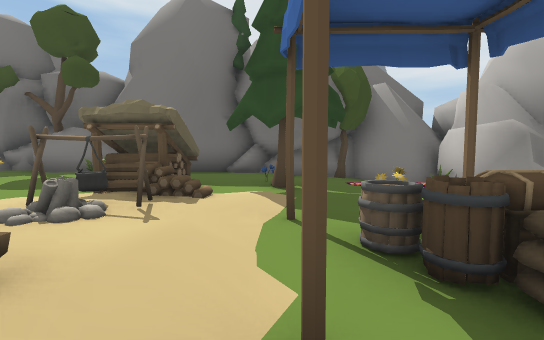
[1] (above)

20 first-person views from a walk through a Unity game level. The camera is 1.5 m above the floor, tilts 4° down and sees 90° across. The floor is counted in squares, 2 m on a side. Each view is taken from the middle of a square. On the plan, view 1 faces up. The plan holds only what a view shows up to about 10 squares ahead; the rest is blank. The place goes on beyond the plan. The player character is not drawn. Some animated figures are not drawn. Some surface patterns are stand-ins.

[2]
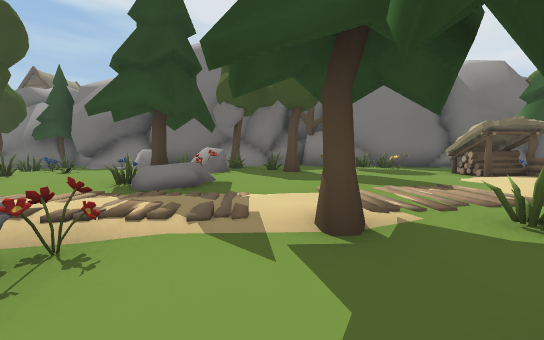

[3]
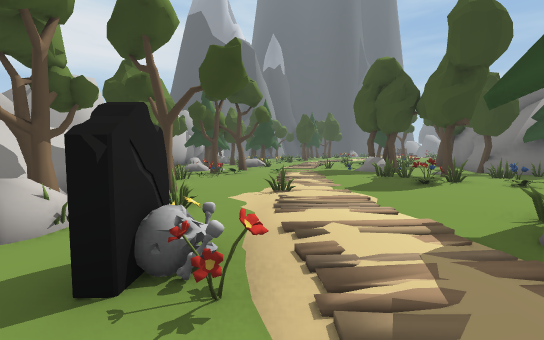

[4]
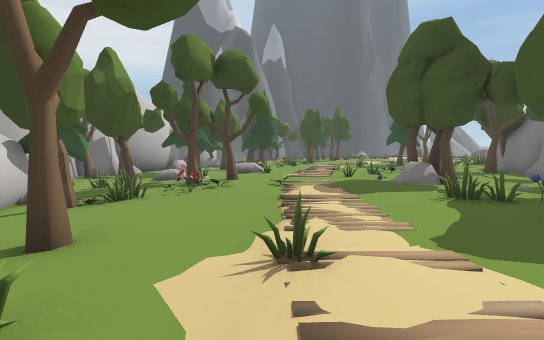

[5]
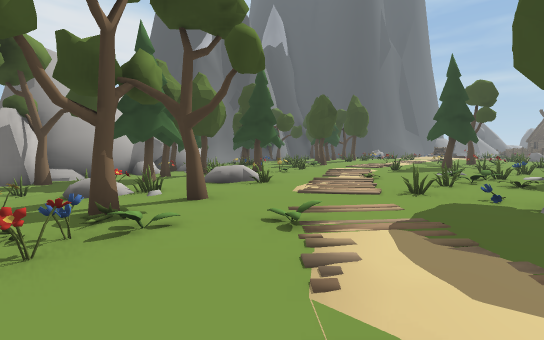

[6]
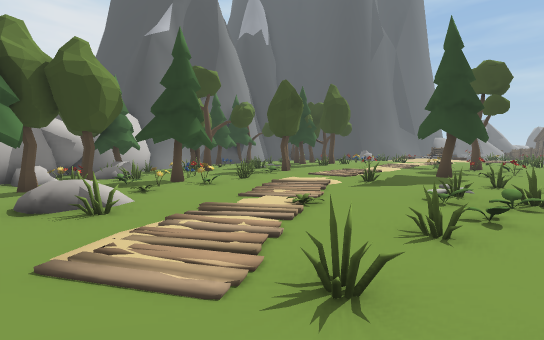

[7]
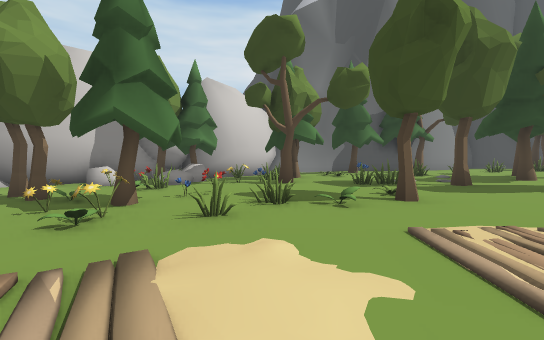

[8]
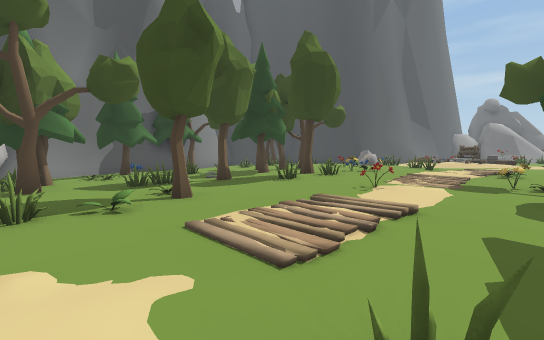

[9]
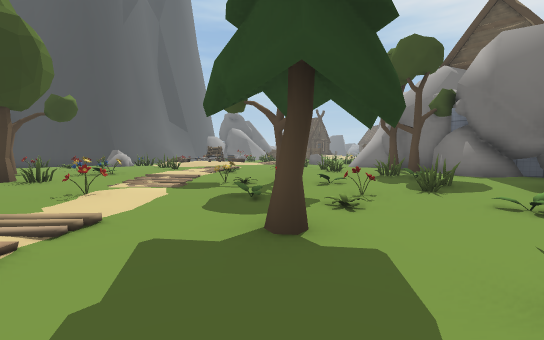

[10]
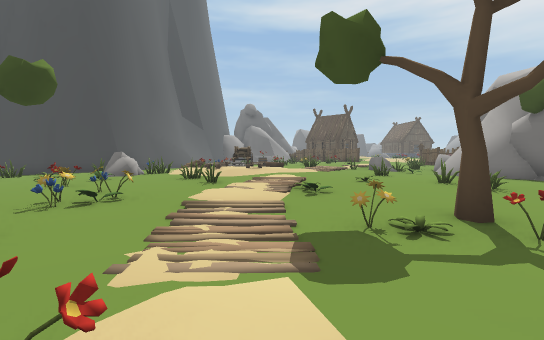

[11]
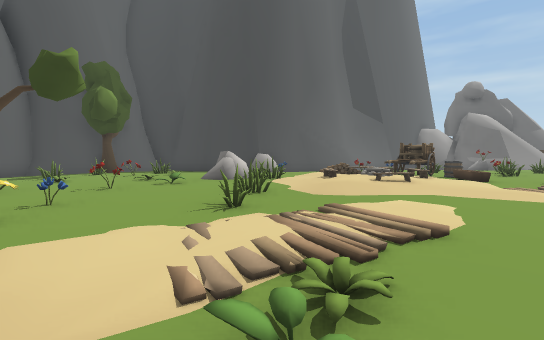

[12]
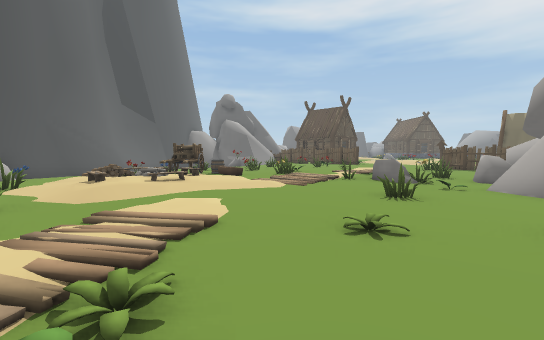

[13]
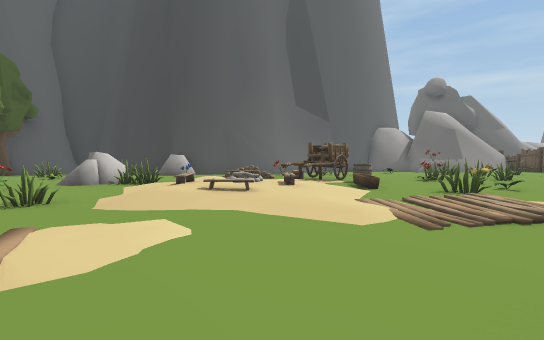

[14]
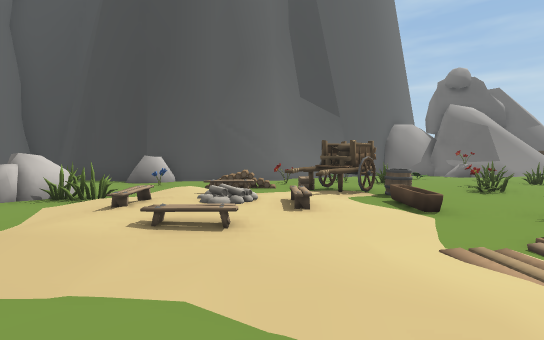

[15]
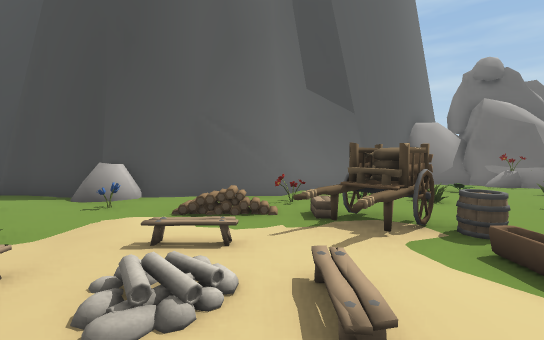

[16]
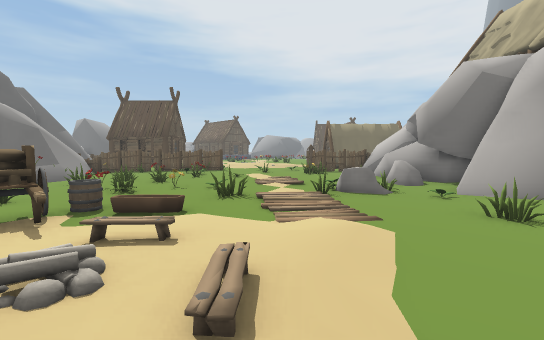

[17]
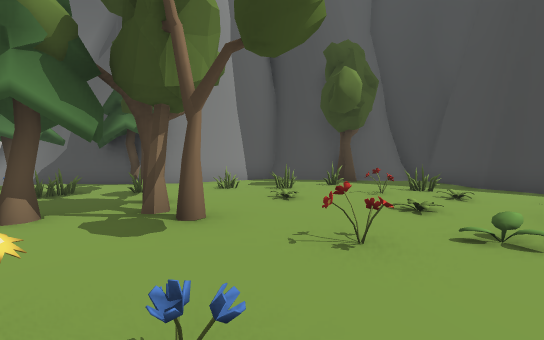

[18]
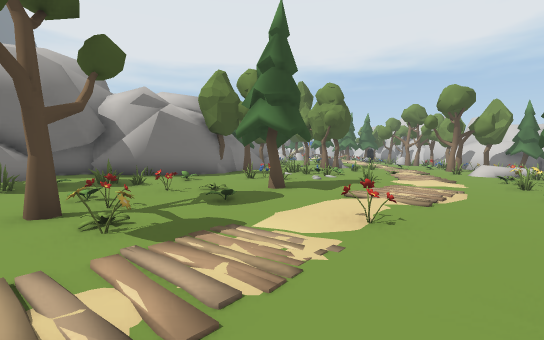

[19]
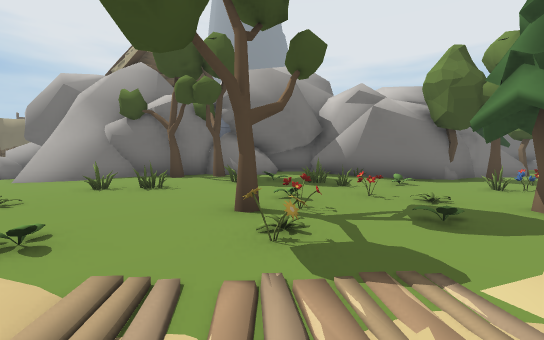

[20]
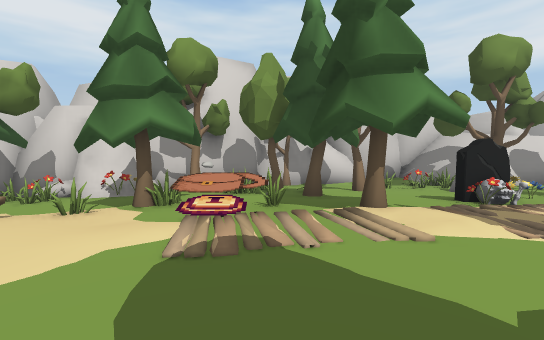

### Floor plan
Key: @ floor where view 1 was taken; # wall or solid block; . main floor; : floor 0.25 m higher than the main floor; - floor 0.25 m lower than the main floor; _ floor 0.5 m lower than the main floor; < floor 0.75 m lower than the main floor; / step, stairs or slope; = window, fence, low wall or low ledge; O other object.
Columns run from 42 left of view 1 to 5 right of it. Each row starts with its distance up from view 1.
 21    ..O.O....##
 20 OO-O....//...#
 19 --O..O..//OOO##
 18 -O-OOO.O..OO.##
 17  --..O...OO.O####
 16  --O...O/..../##O
 15 #-O.OO/.//.O...#O###
 14 ##..OO/://....::OO##
 13  ##O/////::..OO:::O##
 12   #.O////:::O...OO:##
 11   #..////://......::#
 10   #OO...O::/O..O....##                         #
  9    /.OOO:O::..OO.O.O.#O####O       OOO       ###
  8   #.O..O::::::..OO..O.O.#O#O # ####OO####O#####
  7  ##..OO.O:O::....O.OOO...-...#.  :##OOO:...#O##
  6 ##..OO..:::OO:O.......O.....OOOOO:O:::OO..O./-OO
  5 ##.....O:O:O::......OO.O...O..O::OOOO::.O.O.//#O
  4 ###OOO..OOO.O...:.O...OO.O..O...O ::::..O./-O
  3   ##..O.....O..O........OO..OOO..O/::...:OO-
  2    #....O.//..O.O....O/.O........O/.:..:O:-O
  1    ####..OO-.O..O..O.///...../././/::...//O/O
  0       #O--O-------O------O-///O///O/OOOO--@
 -1       ###OOO-OOOOOOOOO--OO------OOO---.O---O
 -2         ##--OO-O-OOOO/- OOO--O------O-O-##OO
 -3          #=  --OO------O--OOO-__OO_O_OO_##O  O
 -4          ###  OOOO_OO_OOOO_O__OO_OO__  O     O
 -5           #    OOO______O_######O<<<#O#
 -6                #####_O__O ###  ######

Positions as (right, up) in squares from view 1, and headings:
1: (0, 0), facing up
2: (-7, -2), facing up
3: (-7, 0), facing left
4: (-10, 0), facing left
5: (-14, 0), facing left
6: (-17, 2), facing left
7: (-23, 4), facing down-left
8: (-23, 4), facing left
9: (-23, 5), facing up-left
10: (-27, 6), facing up-left
11: (-29, 10), facing left
12: (-29, 10), facing up-left
13: (-30, 13), facing left
14: (-32, 13), facing left
15: (-34, 13), facing left
16: (-34, 11), facing up
17: (-32, 8), facing down-left
18: (-31, 7), facing right
19: (-30, 7), facing up-right
20: (-5, 4), facing down
